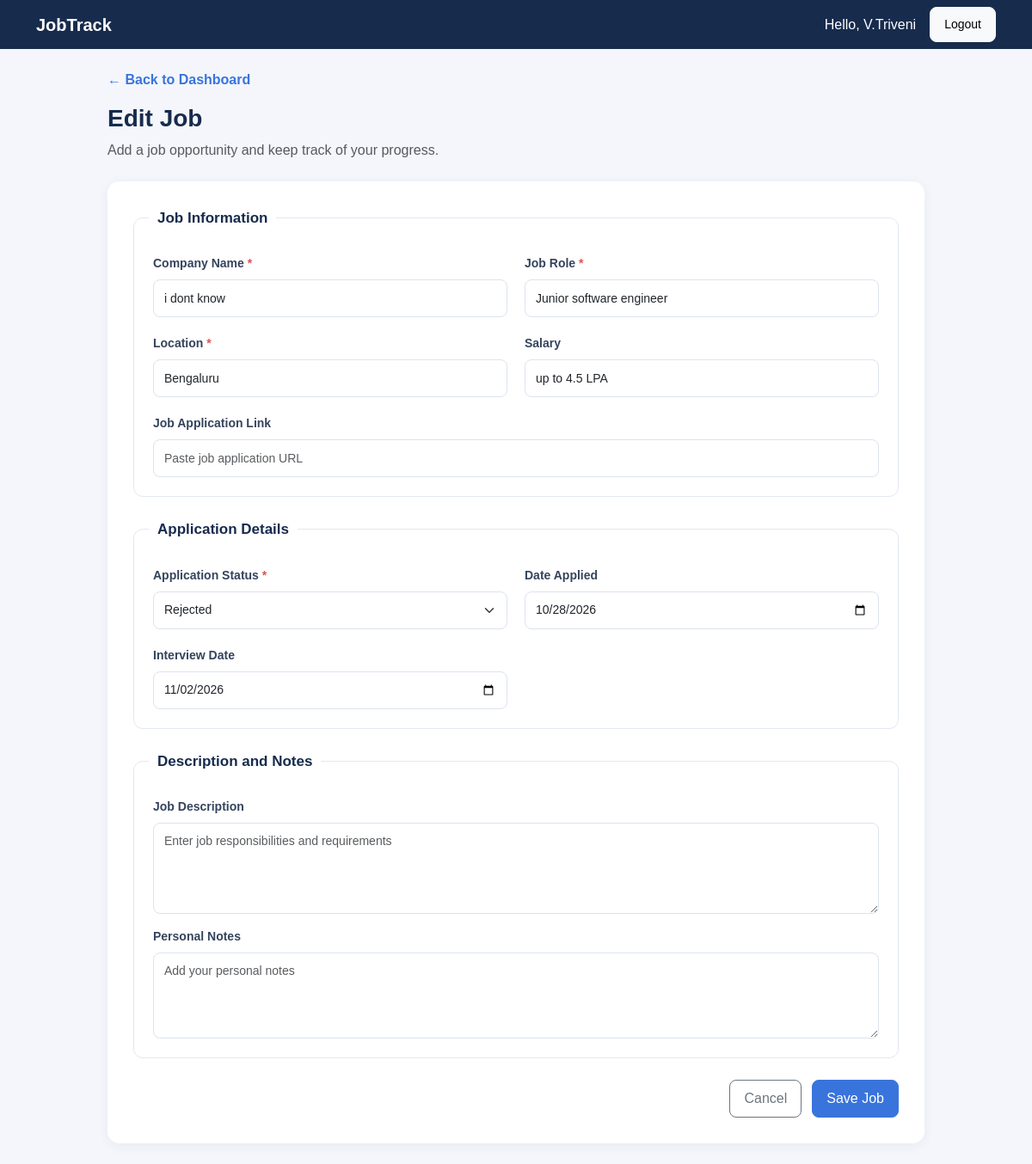
The app's page /edit/1/ (signed in) with its own data.
### jobs/models.py (models this page shows, shortened)
class JobApplication(models.Model):
    STATUS_CHOICES = [
        ('Interested', 'Interested'),
        ('Applied', 'Applied'),
        ('Interview', 'Interview'),
        ('Selected', 'Selected'),
        ('Rejected', 'Rejected'),
    ]
    user = models.ForeignKey(
        User,
        on_delete=models.CASCADE,
        related_name='job_applications'
    )
    company_name = models.CharField(max_length=150)
    job_role = models.CharField(max_length=150)
    location = models.CharField(max_length=150)
    salary = models.CharField(max_length=100, blank=True)
    job_link = models.URLField(blank=True)
    job_description = models.TextField(blank=True)
    status = models.CharField(
        max_length=20,
        choices=STATUS_CHOICES,
        default='Interested'
    )
    date_added = models.DateField(auto_now_add=True)
    applied_date = models.DateField(
        null=True,
        blank=True
    )
    interview_date = models.DateField(
        null=True,
        blank=True
    )
    notes = models.TextField(blank=True)
    created_at = models.DateTimeField(auto_now_add=True)
    updated_at = models.DateTimeField(auto_now=True)

### jobs/views.py (the view)
# urls.py: path('edit/<int:job_id>/', views.edit_job, name='edit_job'),
@login_required
def edit_job(request, job_id):
    job = get_object_or_404(
        JobApplication,
        id=job_id,
        user=request.user
    )
    if request.method == 'POST':
        form = JobApplicationForm(request.POST, instance=job)
        if form.is_valid():
            form.save()
            messages.success(request, 'Job updated successfully!')
            return redirect('dashboard')
    else:
        form = JobApplicationForm(instance=job)
    return render(
        request,
        'jobs/job_form.html',
        {'form': form, 'page_title': 'Edit Job'}
    )

### jobs/templates/jobs/job_form.html (shortened to what this page needs)
{% extends 'jobs/base.html' %}
{% block content %}
<div class="form-page">
    <div class="mb-4">
        <a href="{% url 'dashboard' %}" class="back-link">
            ← Back to Dashboard
        </a>
        <h2 class="page-heading mt-3">{{ page_title }}</h2>
        <p class="text-muted">
            Add a job opportunity and keep track of your progress.
        </p>
    </div>
    <form method="post" class="job-form-card">
        <fieldset class="form-section">
            <legend>Job Information</legend>
            <div class="form-grid">
                <div class="form-field">
                    <label for="{{ form.company_name.id_for_label }}">
                        Company Name <span>*</span>
                    </label>
                    {{ form.company_name }}
                </div>
                <div class="form-field">
                    <label for="{{ form.job_role.id_for_label }}">
                        Job Role <span>*</span>
                    </label>
                    {{ form.job_role }}
                </div>
                <div class="form-field">
                    <label for="{{ form.location.id_for_label }}">
                        Location <span>*</span>
                    </label>
                    {{ form.location }}
                </div>
                <div class="form-field">
                    <label for="{{ form.salary.id_for_label }}">
                        Salary
                    </label>
                    {{ form.salary }}
                </div>
                <div class="form-field full-width">
                    <label for="{{ form.job_link.id_for_label }}">
                        Job Application Link
                    </label>
                    {{ form.job_link }}
                </div>
            </div>
        </fieldset>
        <fieldset class="form-section">
            <legend>Application Details</legend>
            <div class="form-grid">
                <div class="form-field">
                    <label for="{{ form.status.id_for_label }}">
                        Application Status <span>*</span>
                    </label>
                    {{ form.status }}
                </div>
                <div class="form-field">
                    <label for="{{ form.applied_date.id_for_label }}">
                        Date Applied
                    </label>
                    {{ form.applied_date }}
                </div>
                <div class="form-field">
                    <label for="{{ form.interview_date.id_for_label }}">
                        Interview Date
                    </label>
                    {{ form.interview_date }}
                </div>
            </div>
        </fieldset>
        <fieldset class="form-section">
            <legend>Description and Notes</legend>
            <div class="form-field">
                <label for="{{ form.job_description.id_for_label }}">
                    Job Description
                </label>
                {{ form.job_description }}
            </div>
            <div class="form-field mt-3">
                <label for="{{ form.notes.id_for_label }}">
                    Personal Notes
                </label>
                {{ form.notes }}
            </div>
        </fieldset>
        <div class="form-actions">
            <a href="{% url 'dashboard' %}" class="btn btn-outline-secondary">
                Cancel
            </a>
            <button type="submit" class="btn btn-primary">
                Save Job
            </button>
        </div>
    </form>
</div>
{% endblock %}

### jobs/templates/jobs/base.html (shortened to what this page needs)
<!DOCTYPE html>
<html lang="en">
<head>
    <link href="https://cdn.jsdelivr.net/npm/bootstrap@5.3.3/dist/css/bootstrap.min.css" rel="stylesheet">
    {% load static %}
    <link rel="stylesheet" href="{% static 'jobs/css/style.css' %}">
</head>
<body>
<nav class="navbar navbar-dark" style="background:#172b4d;">
    <div class="container">
        <a class="navbar-brand fw-bold" href="{% url 'dashboard' %}">
            JobTrack
        </a>
        {% if user.is_authenticated %}
            <div class="d-flex align-items-center gap-3">
                <span class="text-white">Hello, {{ user.username }}</span>
                <form method="post" action="{% url 'logout' %}">
                    <button class="btn btn-light btn-sm" type="submit">
                        Logout
                    </button>
                </form>
            </div>
        {% endif %}
    </div>
</nav>
<main class="container py-4">
    {% block content %}
    {% endblock %}
</main>
</body>
</html>

### jobs/static/jobs/css/style.css (style rules this page uses)
body { background-color: #f4f6fb; font-family: Arial, sans-serif; }
.form-control, .form-select { border: 1px solid #dce3ef; border-radius: 8px; padding: 10px 12px; }
.btn { border-radius: 8px; padding: 9px 16px; }
body { background: #f4f6fb; font-family: Arial, sans-serif; color: #26354d; }
.page-heading { font-size: 28px; font-weight: 700; color: #172b4d; }
.back-link { color: #3974dc; text-decoration: none; font-weight: 600; }
.btn { border-radius: 8px; padding: 9px 16px; font-weight: 500; }
.btn-primary { background-color: #3974dc; border-color: #3974dc; }
.form-page { max-width: 950px; margin: 0 auto; }
.job-form-card { background: #ffffff; padding: 30px; border-radius: 14px; box-shadow: 0 3px 14px rgba(25, 45, 80, 0.06); }
.form-section { border: 1px solid #e2e8f2; border-radius: 11px; padding: 22px; margin-bottom: 25px; min-width: 0; }
.form-section legend { float: none; width: auto; padding: 0 10px; margin-left: -5px; font-size: 17px; font-weight: 700; color: #172b4d; }
.form-grid { display: grid; grid-template-columns: repeat(2, minmax(0, 1fr)); gap: 20px; }
.form-field { min-width: 0; }
.form-field label { display: block; font-size: 14px; font-weight: 600; color: #34445d; margin-bottom: 8px; }
.form-field label span { color: #dc5555; }
.form-control, .form-select { width: 100%; min-height: 44px; border: 1px solid #dce3ef; border-radius: 8px; padding: 10px 12px; font-size: 14px; box-shadow: none; }
textarea.form-control { min-height: 100px; resize: vertical; }
.full-width { grid-column: 1 / -1; }
.form-actions { display: flex; justify-content: flex-end; gap: 12px; }

### records on screen
JobApplication: company_name "i dont know", job_role "Junior software engineer", location "Bengaluru", salary "up to 4.5 LPA", status "Rejected", applied_date "10/28/2026", interview_date "11/02/2026"

### other values on screen
{{ user.username }} "V.Triveni"
{{ page_title }} "Edit Job"
